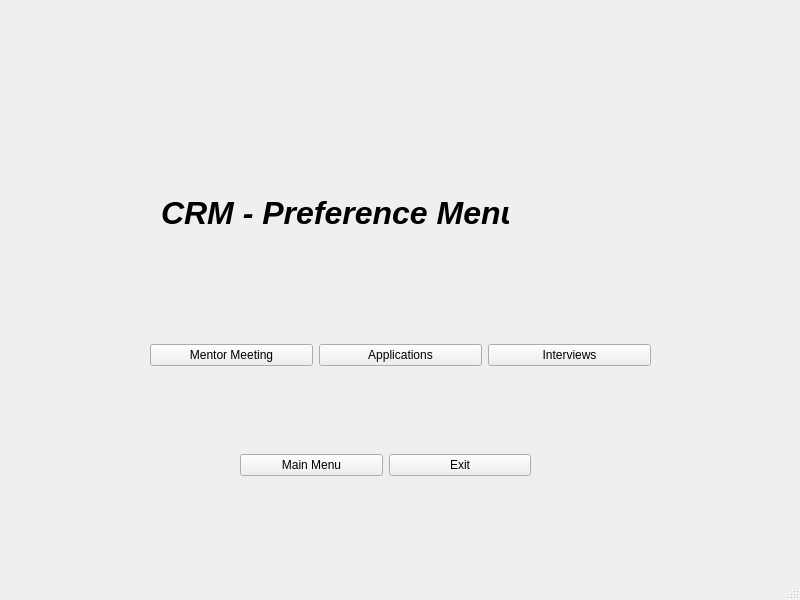
<?xml version="1.0" encoding="UTF-8"?>
<ui version="4.0">
 <class>MainWindow</class>
 <widget class="QMainWindow" name="MainWindow">
  <property name="geometry">
   <rect>
    <x>0</x>
    <y>0</y>
    <width>800</width>
    <height>600</height>
   </rect>
  </property>
  <property name="windowTitle">
   <string>MainWindow</string>
  </property>
  <widget class="QWidget" name="centralwidget">
   <widget class="QLabel" name="label">
    <property name="geometry">
     <rect>
      <x>150</x>
      <y>40</y>
      <width>501</width>
      <height>141</height>
     </rect>
    </property>
    <property name="text">
     <string/>
    </property>
    <property name="pixmap">
     <pixmap>logo.png</pixmap>
    </property>
    <property name="scaledContents">
     <bool>true</bool>
    </property>
   </widget>
   <widget class="QLabel" name="label_2">
    <property name="geometry">
     <rect>
      <x>161</x>
      <y>191</y>
      <width>348</width>
      <height>43</height>
     </rect>
    </property>
    <property name="font">
     <font>
      <pointsize>24</pointsize>
      <italic>true</italic>
      <bold>true</bold>
     </font>
    </property>
    <property name="text">
     <string>CRM - Preference Menu</string>
    </property>
   </widget>
   <widget class="QWidget" name="">
    <property name="geometry">
     <rect>
      <x>150</x>
      <y>310</y>
      <width>501</width>
      <height>91</height>
     </rect>
    </property>
    <layout class="QGridLayout" name="gridLayout">
     <item row="0" column="0">
      <widget class="QPushButton" name="pushButton">
       <property name="text">
        <string>Mentor Meeting</string>
       </property>
      </widget>
     </item>
     <item row="0" column="1">
      <widget class="QPushButton" name="pushButton_2">
       <property name="text">
        <string>Applications</string>
       </property>
      </widget>
     </item>
     <item row="0" column="2">
      <widget class="QPushButton" name="pushButton_3">
       <property name="text">
        <string>Interviews</string>
       </property>
      </widget>
     </item>
    </layout>
   </widget>
   <widget class="QWidget" name="">
    <property name="geometry">
     <rect>
      <x>240</x>
      <y>420</y>
      <width>291</width>
      <height>91</height>
     </rect>
    </property>
    <layout class="QGridLayout" name="gridLayout_2">
     <item row="0" column="1">
      <widget class="QPushButton" name="pushButton_5">
       <property name="text">
        <string>Exit</string>
       </property>
      </widget>
     </item>
     <item row="0" column="0">
      <widget class="QPushButton" name="pushButton_4">
       <property name="text">
        <string>Main Menu</string>
       </property>
      </widget>
     </item>
    </layout>
   </widget>
  </widget>
  <widget class="QMenuBar" name="menubar">
   <property name="geometry">
    <rect>
     <x>0</x>
     <y>0</y>
     <width>800</width>
     <height>22</height>
    </rect>
   </property>
  </widget>
  <widget class="QStatusBar" name="statusbar"/>
 </widget>
 <resources/>
 <connections/>
</ui>
